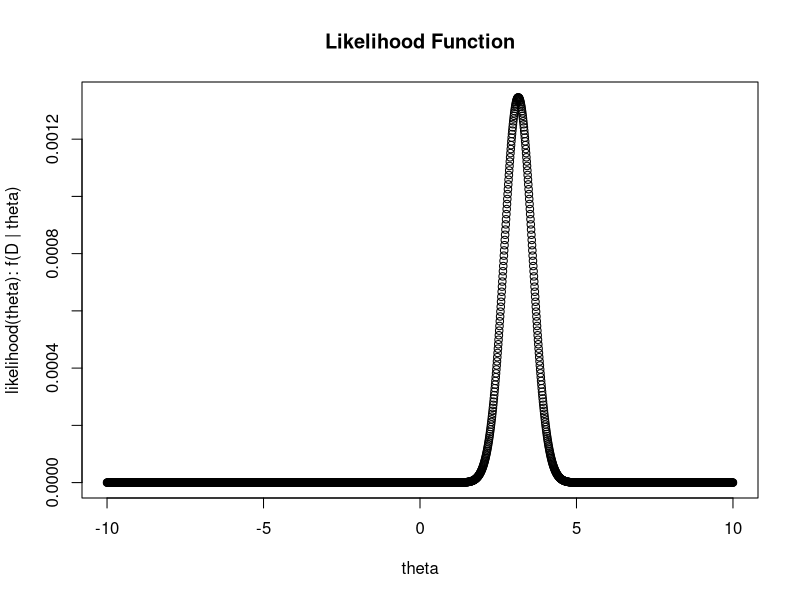
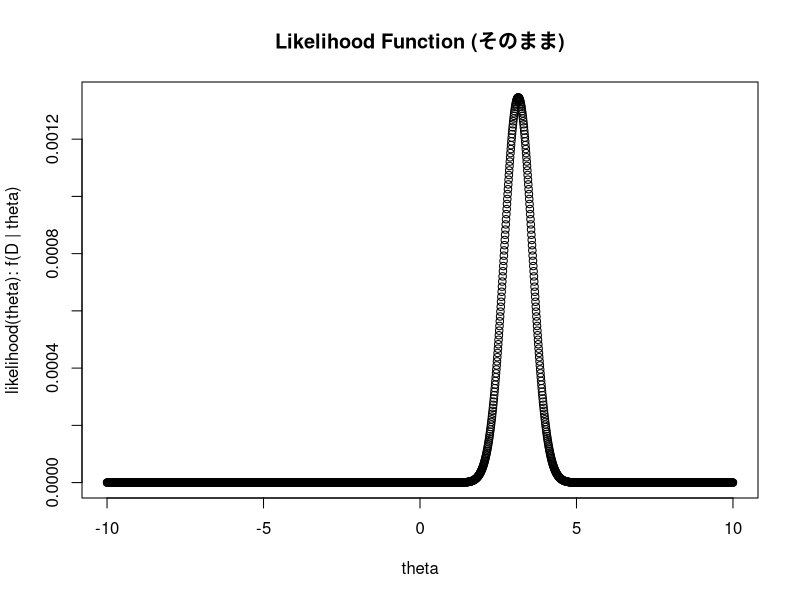
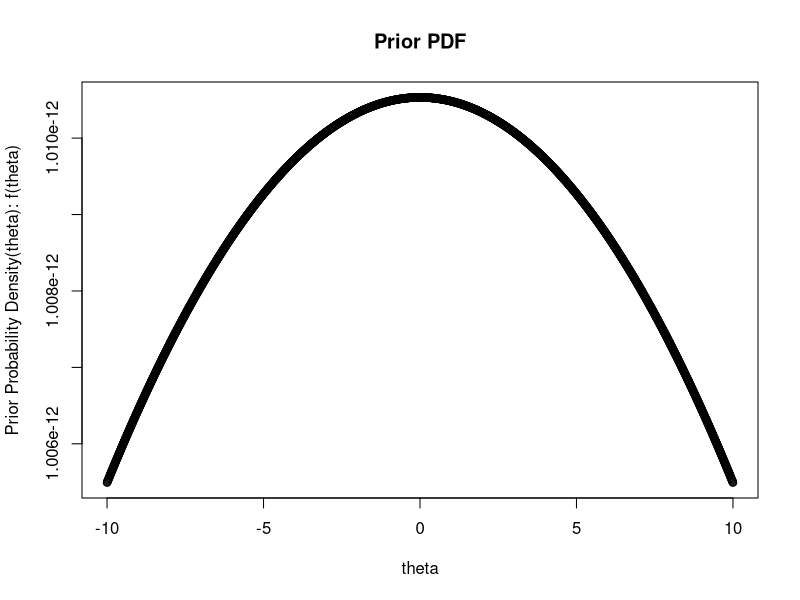
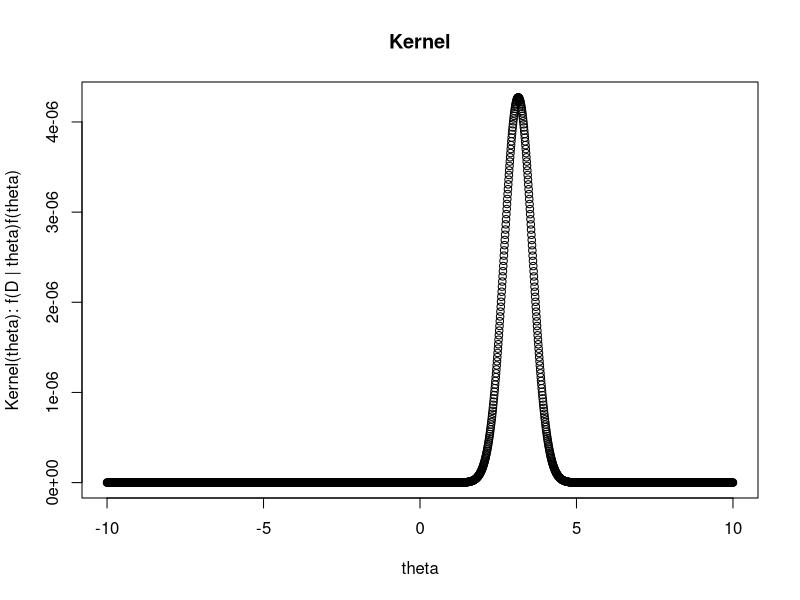
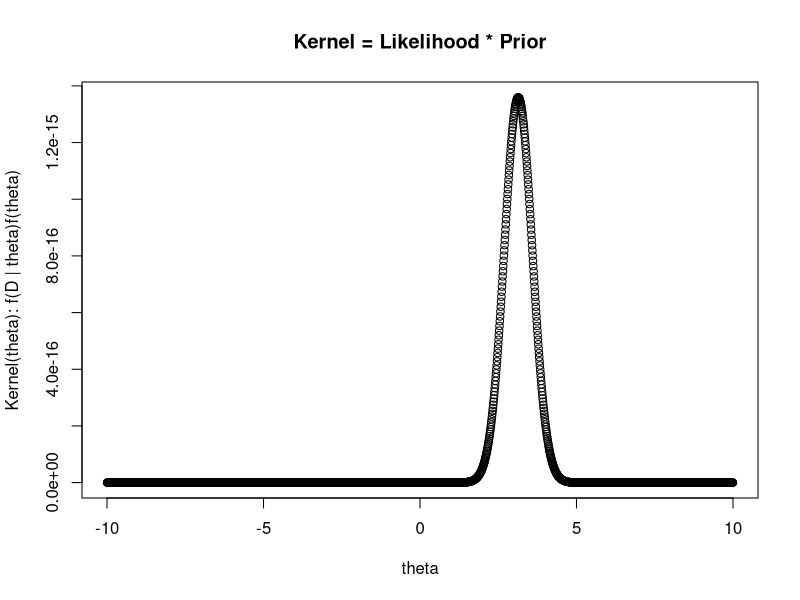
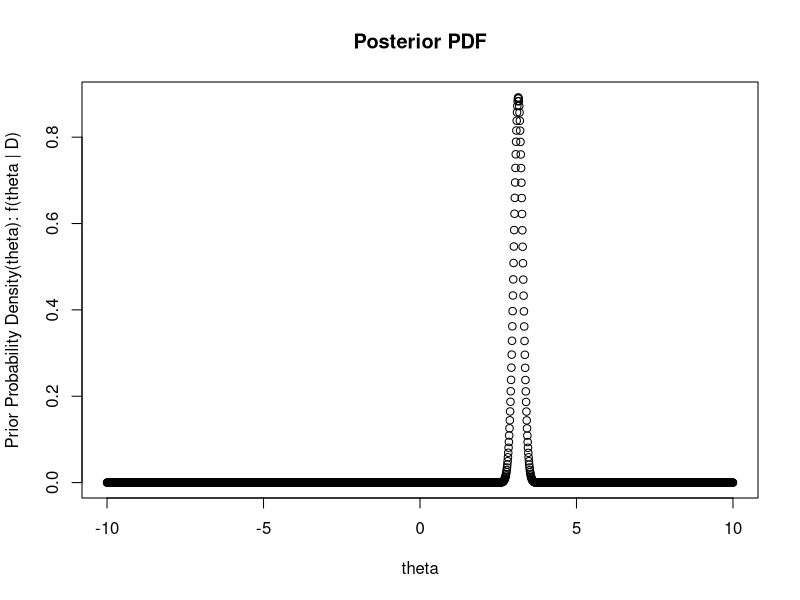
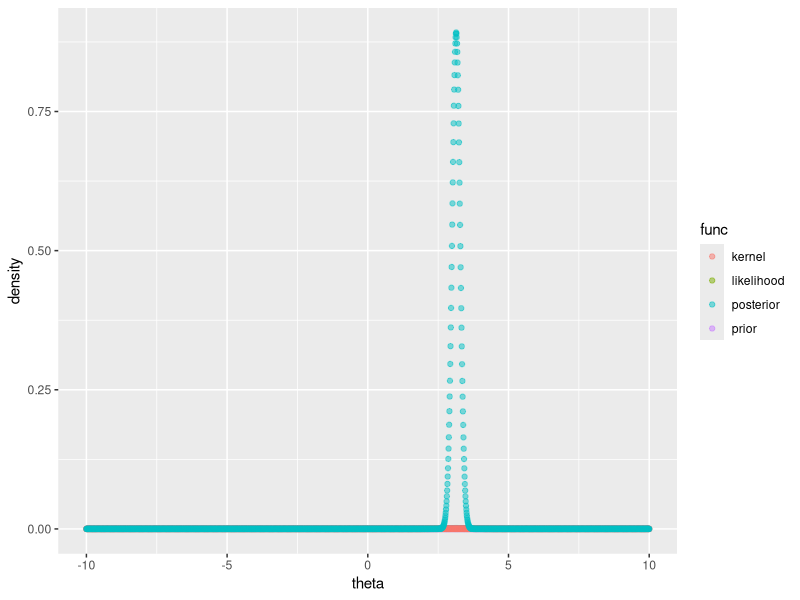
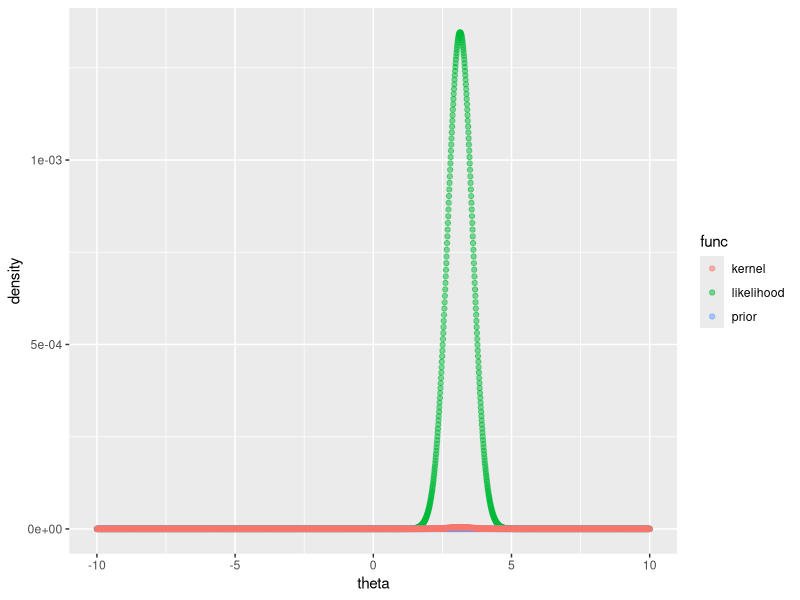

The R source for these figures, in order:
## ---- chunk 1
# calculate sample meand and variance
d <- c(2.4,3.2,2.2,4.6,3.3)
x_bar <-  mean(d) # sample mean
s_square <-  var(d) # sample variance
cat("sample mean:", x_bar, ", sample variance:", s_square)

# ANALYTICAL SOLUTION plot likelihood function
likelihood <- function(theta) {
  return ((1 / sqrt(2*pi))^5 * exp(- 5 * s_square^2 / 2) * exp(- 5 * (theta - x_bar)^2 / 2))
}

grid <-  seq(-10,10,0.01)
plot(grid, likelihood(grid),
     main="Likelihood Function",
     xlab="theta",
     ylab="likelihood(theta): f(D | theta)")

# プロットするだけなら別に式きれいにしなくてもそのまま総乗の尤度でいい
likelihood_prod <- function(theta) {
  prod <-  1
  for (i in 1:5) {
    prod <- prod * (1 / sqrt(2*pi)) * exp(-(d[i] - theta)^2 / 2)
  }
  return (prod)
}

grid <-  seq(-10,10,0.01)
plot(grid, likelihood(grid),
     main="Likelihood Function (そのまま)",
     xlab="theta",
     ylab="likelihood(theta): f(D | theta)")
## ---- chunk 2
# the value of theta which maximizes likelihood function
grid[which.max(likelihood(grid))]

## ---- chunk 3
# ANALYTICAL SOLUTION plot prior probability density function
prior <- function(theta) {
  return ((1 / sqrt(20000*pi))^5 * exp(-(theta^2 / 20000)))
}

grid <-  seq(-10,10,0.01)
plot(grid, prior(grid),
     main="Prior PDF",
     xlab="theta",
     ylab="Prior Probability Density(theta): f(theta)")
## ---- chunk 4
# ANALYTICAL SOLUTION plot kernel function
kernel <- function(theta) {
  return (  (1 / sqrt(20000 * pi)) *
            (1 / sqrt(2 * pi)) ^ 5 * 
            exp(-(5 * s_square) / 2) * 
            exp(-(5 * -x_bar^2) / (2 * 50001)) * 
            exp(-(50001 / 20000) * (theta - ((50000 * x_bar) / 50001)) ^ 2)  
          )
}

grid <-  seq(-10,10,0.01)
plot(grid, kernel(grid),
     main="Kernel",
     xlab="theta",
     ylab="Kernel(theta): f(D | theta)f(theta)")

# プロットするだけならlikelihood * priorのままでいい
likelihood_times_prior <- function(theta) {
  return (likelihood(theta)*prior(theta))
}

grid <-  seq(-10,10,0.01)
plot(grid, likelihood_times_prior(grid),
     main="Kernel = Likelihood * Prior",
     xlab="theta",
     ylab="Kernel(theta): f(D | theta)f(theta)")

# check argmax theta
grid[which.max(kernel(grid))]
grid[which.max(likelihood_times_prior(grid))]
## ---- chunk 5
# ANALYTICAL SOLUTION calculate normalizing constant
constant <- (1 / sqrt(20000 * pi)) *
            (1 / sqrt(2 * pi)) ^ 5 * 
            exp(-(5 * s_square) / 2) * 
            exp(-(5 * -x_bar^2) / (2 * 50001)) *
            sqrt(pi / (50001/20000))

print(constant)
## ---- chunk 6
# ANALYTICAL SOLUTION plot posterior probabolity density function
posterior <- function(theta) {
  return (
    ((1 / sqrt(20000 * pi)) *
    (1 / sqrt(2 * pi)) ^ 5 * 
    exp(-(5 * s_square) / 2) * 
    exp(-(5 * -x_bar^2) / (2 * 50001)) / constant) *
    exp(-(theta - (50000 * x_bar) / 50001)^2 / (2 * (10000 / 500001)))
  )
}


grid <-  seq(-10,10,0.01)
plot(grid, posterior(grid),
     main="Posterior PDF",
     xlab="theta",
     ylab="Prior Probability Density(theta): f(theta | D)")

# plot likelihood, prior, kernel, and posterior
# priorがかなり弱いので、posteriorはほとんど変化しない。
library(ggplot2)

df <- data.frame('theta' = grid,
                 'likelihood' = likelihood(grid),
                 'prior' = prior(grid),
                 'kernel' = kernel(grid),
                 'posterior' = posterior(grid)
                 )

ggplot(df, aes(theta, y = density, color = func)) + 
    geom_point(aes(y = likelihood, col = "likelihood"), alpha = 0.5) + 
    geom_point(aes(y = prior, col = "prior"), alpha = 0.5) +
    geom_point(aes(y = kernel, col = "kernel"), alpha = 0.5) +
    geom_point(aes(y = posterior, col = "posterior"), alpha = 0.5)

ggplot(df, aes(theta, y = density, color = func)) + 
    geom_point(aes(y = likelihood, col = "likelihood"), alpha = 0.5) + 
    geom_point(aes(y = prior, col = "prior"), alpha = 0.5) +
    geom_point(aes(y = kernel, col = "kernel"), alpha = 0.5)# +
    #geom_point(aes(y = posterior, col = "posterior"), alpha = 0.5)

# check argmax theta
grid[which.max(posterior(grid))]
